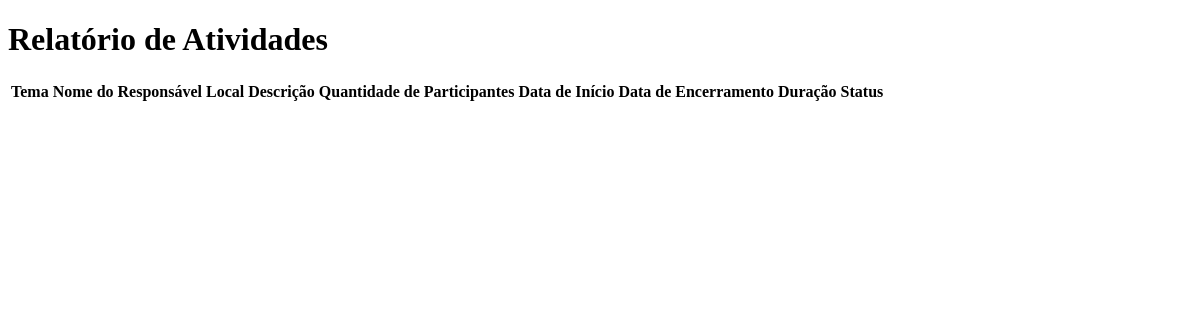
The app's page /core/relatorio/, older data.
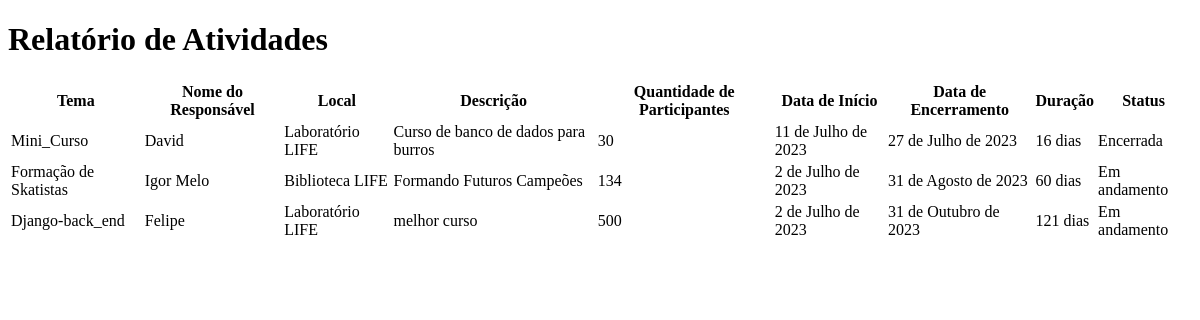
The same page, newer data.
### core/models.py (models this page shows, shortened)
class Atividade(models.Model):
    tema = models.CharField(max_length=255)
    nome_responsavel = models.CharField(max_length=255)
    descricao = models.TextField()
    local = models.ForeignKey(Local, on_delete=models.CASCADE)
    quantidade_ptc = models.IntegerField()
    data_inicio = models.DateField(max_length=10)
    data_encerramento = models.DateField(max_length=10)
    def duracao(self):
        duracao = self.data_encerramento - self.data_inicio
        return duracao.days
    def status(self):
        today = date.today()
        if self.data_encerramento < today:
            return 'Encerrada'
        else:
            return 'Em andamento'

class Local(models.Model):
    nome = models.CharField(max_length=255)
    def __str__(self):
        return self.nome

### core/views.py (the view)
# urls.py: path('relatorio/', exibir_relatorio, name='core_exibir_relatorio')
def exibir_relatorio(request):
    atividades = Atividade.objects.all()
    context = {'atividades': atividades}
    return render(request, 'core/exibir_relatorio.html', context)

### core/templates/core/exibir_relatorio.html (shortened to what this page needs)
<!DOCTYPE html>
<html>
<head>
</head>
<body>
    <h1>Relatório de Atividades</h1>
    <table>
        <thead>
            <tr>
                <th>Tema</th>
                <th>Nome do Responsável</th>
                <th>Local</th>
                <th>Descrição</th>
                <th>Quantidade de Participantes</th>
                <th>Data de Início</th>
                <th>Data de Encerramento</th>
                <th>Duração</th>
                <th>Status</th>
            </tr>
        </thead>
        <tbody>
            {% for atividade in atividades %}
            <tr>
                <td>{{ atividade.tema }}</td>
                <td>{{ atividade.nome_responsavel }}</td>
                <td>{{ atividade.local }}</td>
                <td>{{ atividade.descricao }}</td>
                <td>{{ atividade.quantidade_ptc }}</td>
                <td>{{ atividade.data_inicio }}</td>
                <td>{{ atividade.data_encerramento }}</td>
                <td>{{atividade.duracao}} dias</td>
                <td>{{atividade.status}}</td>
            </tr>
            {% endfor %}
        </tbody>
    </table>
</body>
</html>

Row changes from the older to the newer data that the page shows:
added Atividade: tema "Mini_Curso", nome_responsavel "David", local "Laboratório LIFE", descricao "Curso de banco de dados para burros", quantidade_ptc "30", data_inicio "11 de Julho de 2023", data_encerramento "27 de Julho de 2023", duracao "16", status "Encerrada"
added Atividade: tema "Formação de Skatistas", nome_responsavel "Igor Melo", local "Biblioteca LIFE", descricao "Formando Futuros Campeões", quantidade_ptc "134", data_inicio "2 de Julho de 2023", data_encerramento "31 de Agosto de 2023", duracao "60", status "Em andamento"
added Atividade: tema "Django-back_end", nome_responsavel "Felipe", local "Laboratório LIFE", descricao "melhor curso", quantidade_ptc "500", data_inicio "2 de Julho de 2023", data_encerramento "31 de Outubro de 2023", duracao "121", status "Em andamento"
